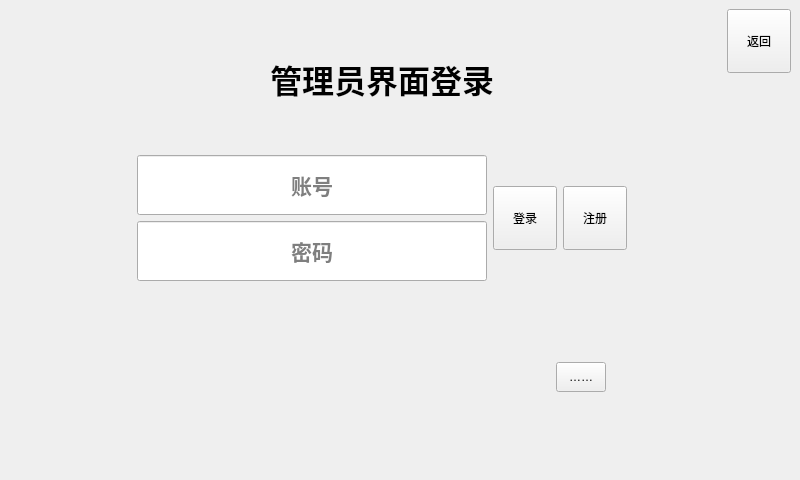
<?xml version="1.0" encoding="UTF-8"?>
<ui version="4.0">
 <class>function</class>
 <widget class="QMainWindow" name="function">
  <property name="geometry">
   <rect>
    <x>0</x>
    <y>0</y>
    <width>800</width>
    <height>480</height>
   </rect>
  </property>
  <property name="windowTitle">
   <string>MainWindow</string>
  </property>
  <property name="styleSheet">
   <string notr="true">border-image: url(:/key/timg.jpg);</string>
  </property>
  <widget class="QWidget" name="centralwidget">
   <layout class="QGridLayout" name="gridLayout">
    <item row="0" column="1" rowspan="3">
     <layout class="QVBoxLayout" name="verticalLayout">
      <item>
       <widget class="QLabel" name="label">
        <property name="minimumSize">
         <size>
          <width>0</width>
          <height>80</height>
         </size>
        </property>
        <property name="maximumSize">
         <size>
          <width>16777215</width>
          <height>80</height>
         </size>
        </property>
        <property name="font">
         <font>
          <family>宋体</family>
          <pointsize>24</pointsize>
          <weight>75</weight>
          <bold>true</bold>
         </font>
        </property>
        <property name="styleSheet">
         <string notr="true">border-image:url();
</string>
        </property>
        <property name="text">
         <string>管理员界面登录</string>
        </property>
        <property name="alignment">
         <set>Qt::AlignCenter</set>
        </property>
       </widget>
      </item>
      <item>
       <layout class="QHBoxLayout" name="horizontalLayout">
        <item>
         <layout class="QVBoxLayout" name="verticalLayout_2">
          <item>
           <widget class="QLineEdit" name="nameEdit">
            <property name="sizePolicy">
             <sizepolicy hsizetype="Minimum" vsizetype="Minimum">
              <horstretch>0</horstretch>
              <verstretch>0</verstretch>
             </sizepolicy>
            </property>
            <property name="minimumSize">
             <size>
              <width>350</width>
              <height>60</height>
             </size>
            </property>
            <property name="maximumSize">
             <size>
              <width>290</width>
              <height>60</height>
             </size>
            </property>
            <property name="font">
             <font>
              <family>宋体</family>
              <pointsize>16</pointsize>
              <weight>75</weight>
              <bold>true</bold>
             </font>
            </property>
            <property name="styleSheet">
             <string notr="true">border-image:url();</string>
            </property>
            <property name="inputMask">
             <string/>
            </property>
            <property name="text">
             <string/>
            </property>
            <property name="alignment">
             <set>Qt::AlignCenter</set>
            </property>
            <property name="placeholderText">
             <string>账号</string>
            </property>
           </widget>
          </item>
          <item>
           <widget class="QLineEdit" name="passwordEdit">
            <property name="sizePolicy">
             <sizepolicy hsizetype="Minimum" vsizetype="Minimum">
              <horstretch>0</horstretch>
              <verstretch>0</verstretch>
             </sizepolicy>
            </property>
            <property name="minimumSize">
             <size>
              <width>350</width>
              <height>60</height>
             </size>
            </property>
            <property name="maximumSize">
             <size>
              <width>290</width>
              <height>60</height>
             </size>
            </property>
            <property name="font">
             <font>
              <family>宋体</family>
              <pointsize>16</pointsize>
              <weight>75</weight>
              <bold>true</bold>
             </font>
            </property>
            <property name="styleSheet">
             <string notr="true">border-image:url();</string>
            </property>
            <property name="text">
             <string/>
            </property>
            <property name="echoMode">
             <enum>QLineEdit::Password</enum>
            </property>
            <property name="alignment">
             <set>Qt::AlignCenter</set>
            </property>
            <property name="placeholderText">
             <string>密码</string>
            </property>
           </widget>
          </item>
         </layout>
        </item>
        <item>
         <widget class="QPushButton" name="entry">
          <property name="sizePolicy">
           <sizepolicy hsizetype="Minimum" vsizetype="Minimum">
            <horstretch>0</horstretch>
            <verstretch>0</verstretch>
           </sizepolicy>
          </property>
          <property name="minimumSize">
           <size>
            <width>64</width>
            <height>64</height>
           </size>
          </property>
          <property name="maximumSize">
           <size>
            <width>64</width>
            <height>64</height>
           </size>
          </property>
          <property name="styleSheet">
           <string notr="true">border-image:url();</string>
          </property>
          <property name="text">
           <string>登录</string>
          </property>
         </widget>
        </item>
        <item>
         <widget class="QPushButton" name="entry_2">
          <property name="sizePolicy">
           <sizepolicy hsizetype="Minimum" vsizetype="Minimum">
            <horstretch>0</horstretch>
            <verstretch>0</verstretch>
           </sizepolicy>
          </property>
          <property name="minimumSize">
           <size>
            <width>64</width>
            <height>64</height>
           </size>
          </property>
          <property name="maximumSize">
           <size>
            <width>64</width>
            <height>64</height>
           </size>
          </property>
          <property name="styleSheet">
           <string notr="true">border-image:url();</string>
          </property>
          <property name="text">
           <string>注册</string>
          </property>
         </widget>
        </item>
       </layout>
      </item>
      <item>
       <layout class="QHBoxLayout" name="horizontalLayout_3">
        <item>
         <widget class="key_por" name="widget" native="true">
          <property name="sizePolicy">
           <sizepolicy hsizetype="Minimum" vsizetype="Minimum">
            <horstretch>0</horstretch>
            <verstretch>0</verstretch>
           </sizepolicy>
          </property>
          <property name="minimumSize">
           <size>
            <width>371</width>
            <height>121</height>
           </size>
          </property>
          <property name="maximumSize">
           <size>
            <width>371</width>
            <height>121</height>
           </size>
          </property>
          <property name="styleSheet">
           <string notr="true">border-image:url();</string>
          </property>
         </widget>
        </item>
        <item>
         <widget class="QToolButton" name="toolButton">
          <property name="sizePolicy">
           <sizepolicy hsizetype="Minimum" vsizetype="Minimum">
            <horstretch>50</horstretch>
            <verstretch>40</verstretch>
           </sizepolicy>
          </property>
          <property name="minimumSize">
           <size>
            <width>50</width>
            <height>30</height>
           </size>
          </property>
          <property name="maximumSize">
           <size>
            <width>50</width>
            <height>30</height>
           </size>
          </property>
          <property name="styleSheet">
           <string notr="true">border-image:url();
</string>
          </property>
          <property name="text">
           <string>……</string>
          </property>
         </widget>
        </item>
       </layout>
      </item>
     </layout>
    </item>
    <item row="0" column="2">
     <spacer name="horizontalSpacer">
      <property name="orientation">
       <enum>Qt::Horizontal</enum>
      </property>
      <property name="sizeHint" stdset="0">
       <size>
        <width>61</width>
        <height>20</height>
       </size>
      </property>
     </spacer>
    </item>
    <item row="0" column="3">
     <widget class="QPushButton" name="close">
      <property name="sizePolicy">
       <sizepolicy hsizetype="Minimum" vsizetype="Minimum">
        <horstretch>0</horstretch>
        <verstretch>0</verstretch>
       </sizepolicy>
      </property>
      <property name="minimumSize">
       <size>
        <width>64</width>
        <height>64</height>
       </size>
      </property>
      <property name="maximumSize">
       <size>
        <width>64</width>
        <height>64</height>
       </size>
      </property>
      <property name="styleSheet">
       <string notr="true">border-image:url();</string>
      </property>
      <property name="text">
       <string>返回</string>
      </property>
     </widget>
    </item>
    <item row="1" column="0">
     <spacer name="horizontalSpacer_2">
      <property name="orientation">
       <enum>Qt::Horizontal</enum>
      </property>
      <property name="sizeHint" stdset="0">
       <size>
        <width>128</width>
        <height>20</height>
       </size>
      </property>
     </spacer>
    </item>
    <item row="2" column="3">
     <spacer name="verticalSpacer">
      <property name="orientation">
       <enum>Qt::Vertical</enum>
      </property>
      <property name="sizeHint" stdset="0">
       <size>
        <width>20</width>
        <height>354</height>
       </size>
      </property>
     </spacer>
    </item>
   </layout>
  </widget>
 </widget>
 <customwidgets>
  <customwidget>
   <class>key_por</class>
   <extends>QWidget</extends>
   <header location="global">key_por.h</header>
   <container>1</container>
  </customwidget>
 </customwidgets>
 <resources/>
 <connections/>
</ui>
